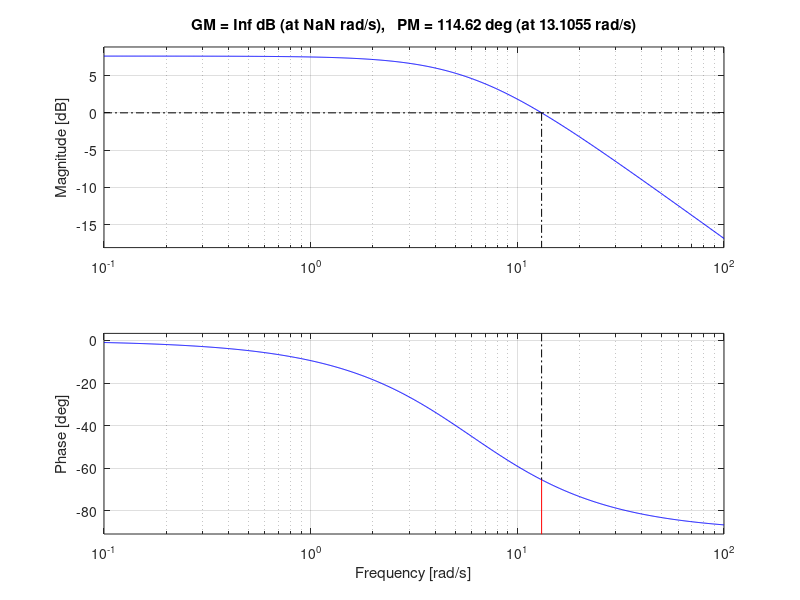

Write MATLAB code to recreate this figure.
% Define parameters
I = 0.069367;  % Inertia
b = 0.4166;   % Damping coefficient

% Define transfer function G(s) = 1 / (Is + b)
G = tf([1], [I, b]);

% Plot the Bode plot
margin(G);

% Add grid and title
grid on;
